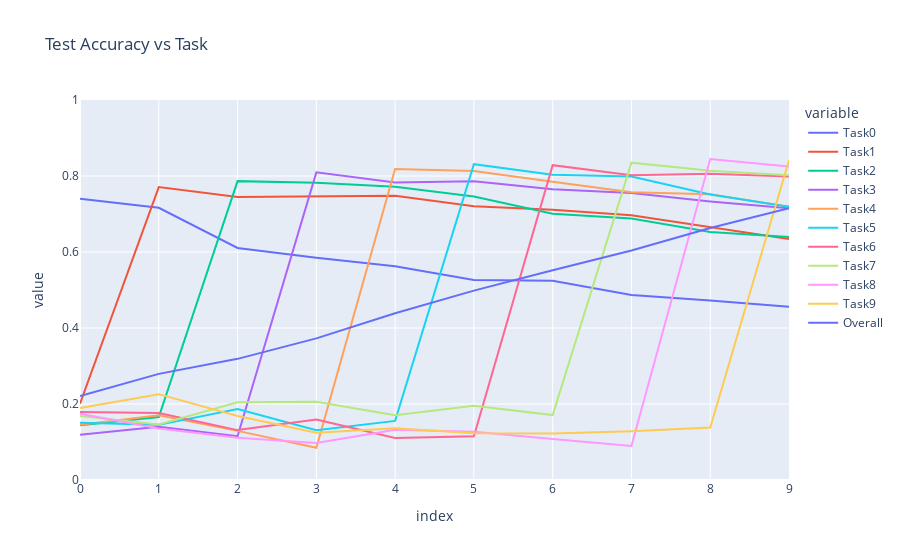

Notebook source saved alongside this figure:
### Markdown cell above
## Evaluation accuracies per experience

### Code cell
acc_df = pd.DataFrame(accuracies)
acc_df.index = range(10)

fig = px.line(acc_df, x=acc_df.index, y=acc_df.columns, range_y=[0, 1], title="Test Accuracy vs Task")
fig.show()

### Figure 1 — Plotly figure (JSON) as saved in the notebook; plotly's stock layout.template omitted (floating-point values rounded to 4 significant figures)
{"data": [{"hovertemplate": "variable=Task0<br>index=%{x}<br>value=%{y}<extra></extra>", "legendgroup": "Task0", "line": {"color": "#636efa", "dash": "solid"}, "marker": {"symbol": "circle"}, "mode": "lines", "name": "Task0", "orientation": "v", "showlegend": true, "type": "scatter", "x": [0, 1, 2, 3, 4, 5, 6, 7, 8, 9], "xaxis": "x", "y": [0.7399, 0.7162, 0.6106, 0.5849, 0.5622, 0.5262, 0.5245, 0.4871, 0.4726, 0.4556], "yaxis": "y"}, {"hovertemplate": "variable=Task1<br>index=%{x}<br>value=%{y}<extra></extra>", "legendgroup": "Task1", "line": {"color": "#EF553B", "dash": "solid"}, "marker": {"symbol": "circle"}, "mode": "lines", "name": "Task1", "orientation": "v", "showlegend": true, "type": "scatter", "x": [0, 1, 2, 3, 4, 5, 6, 7, 8, 9], "xaxis": "x", "y": [0.2007, 0.7709, 0.7448, 0.747, 0.7478, 0.7203, 0.7113, 0.6969, 0.6658, 0.634], "yaxis": "y"}, {"hovertemplate": "variable=Task2<br>index=%{x}<br>value=%{y}<extra></extra>", "legendgroup": "Task2", "line": {"color": "#00cc96", "dash": "solid"}, "marker": {"symbol": "circle"}, "mode": "lines", "name": "Task2", "orientation": "v", "showlegend": true, "type": "scatter", "x": [0, 1, 2, 3, 4, 5, 6, 7, 8, 9], "xaxis": "x", "y": [0.1442, 0.1659, 0.7865, 0.782, 0.7716, 0.746, 0.7006, 0.6883, 0.6527, 0.6393], "yaxis": "y"}, {"hovertemplate": "variable=Task3<br>index=%{x}<br>value=%{y}<extra></extra>", "legendgroup": "Task3", "line": {"color": "#ab63fa", "dash": "solid"}, "marker": {"symbol": "circle"}, "mode": "lines", "name": "Task3", "orientation": "v", "showlegend": true, "type": "scatter", "x": [0, 1, 2, 3, 4, 5, 6, 7, 8, 9], "xaxis": "x", "y": [0.1194, 0.14, 0.1151, 0.8096, 0.7826, 0.7859, 0.7654, 0.755, 0.7328, 0.7149], "yaxis": "y"}, {"hovertemplate": "variable=Task4<br>index=%{x}<br>value=%{y}<extra></extra>", "legendgroup": "Task4", "line": {"color": "#FFA15A", "dash": "solid"}, "marker": {"symbol": "circle"}, "mode": "lines", "name": "Task4", "orientation": "v", "showlegend": true, "type": "scatter", "x": [0, 1, 2, 3, 4, 5, 6, 7, 8, 9], "xaxis": "x", "y": [0.1455, 0.1701, 0.1293, 0.0848, 0.8183, 0.8129, 0.785, 0.757, 0.7517, 0.7191], "yaxis": "y"}, {"hovertemplate": "variable=Task5<br>index=%{x}<br>value=%{y}<extra></extra>", "legendgroup": "Task5", "line": {"color": "#19d3f3", "dash": "solid"}, "marker": {"symbol": "circle"}, "mode": "lines", "name": "Task5", "orientation": "v", "showlegend": true, "type": "scatter", "x": [0, 1, 2, 3, 4, 5, 6, 7, 8, 9], "xaxis": "x", "y": [0.1509, 0.1451, 0.1866, 0.1308, 0.1555, 0.8311, 0.8035, 0.7988, 0.7512, 0.7189], "yaxis": "y"}, {"hovertemplate": "variable=Task6<br>index=%{x}<br>value=%{y}<extra></extra>", "legendgroup": "Task6", "line": {"color": "#FF6692", "dash": "solid"}, "marker": {"symbol": "circle"}, "mode": "lines", "name": "Task6", "orientation": "v", "showlegend": true, "type": "scatter", "x": [0, 1, 2, 3, 4, 5, 6, 7, 8, 9], "xaxis": "x", "y": [0.179, 0.1764, 0.1313, 0.1594, 0.1105, 0.1151, 0.8284, 0.8019, 0.8062, 0.7989], "yaxis": "y"}, {"hovertemplate": "variable=Task7<br>index=%{x}<br>value=%{y}<extra></extra>", "legendgroup": "Task7", "line": {"color": "#B6E880", "dash": "solid"}, "marker": {"symbol": "circle"}, "mode": "lines", "name": "Task7", "orientation": "v", "showlegend": true, "type": "scatter", "x": [0, 1, 2, 3, 4, 5, 6, 7, 8, 9], "xaxis": "x", "y": [0.1686, 0.1464, 0.2048, 0.2061, 0.1706, 0.1956, 0.1709, 0.8351, 0.814, 0.8022], "yaxis": "y"}, {"hovertemplate": "variable=Task8<br>index=%{x}<br>value=%{y}<extra></extra>", "legendgroup": "Task8", "line": {"color": "#FF97FF", "dash": "solid"}, "marker": {"symbol": "circle"}, "mode": "lines", "name": "Task8", "orientation": "v", "showlegend": true, "type": "scatter", "x": [0, 1, 2, 3, 4, 5, 6, 7, 8, 9], "xaxis": "x", "y": [0.1745, 0.1356, 0.1109, 0.0971, 0.1324, 0.1273, 0.1076, 0.0895, 0.8445, 0.8248], "yaxis": "y"}, {"hovertemplate": "variable=Task9<br>index=%{x}<br>value=%{y}<extra></extra>", "legendgroup": "Task9", "line": {"color": "#FECB52", "dash": "solid"}, "marker": {"symbol": "circle"}, "mode": "lines", "name": "Task9", "orientation": "v", "showlegend": true, "type": "scatter", "x": [0, 1, 2, 3, 4, 5, 6, 7, 8, 9], "xaxis": "x", "y": [0.1895, 0.2259, 0.1682, 0.1246, 0.1364, 0.1229, 0.1225, 0.1286, 0.138, 0.8413], "yaxis": "y"}, {"hovertemplate": "variable=Overall<br>index=%{x}<br>value=%{y}<extra></extra>", "legendgroup": "Overall", "line": {"color": "#636efa", "dash": "solid"}, "marker": {"symbol": "circle"}, "mode": "lines", "name": "Overall", "orientation": "v", "showlegend": true, "type": "scatter", "x": [0, 1, 2, 3, 4, 5, 6, 7, 8, 9], "xaxis": "x", "y": [0.2212, 0.2792, 0.3188, 0.3726, 0.4388, 0.4983, 0.552, 0.6038, 0.663, 0.7149], "yaxis": "y"}], "layout": {"legend": {"title": {"text": "variable"}, "tracegroupgap": 0}, "title": {"text": "Test Accuracy vs Task"}, "xaxis": {"anchor": "y", "domain": [0, 1], "title": {"text": "index"}}, "yaxis": {"anchor": "x", "domain": [0, 1], "range": [0, 1], "title": {"text": "value"}}}}
